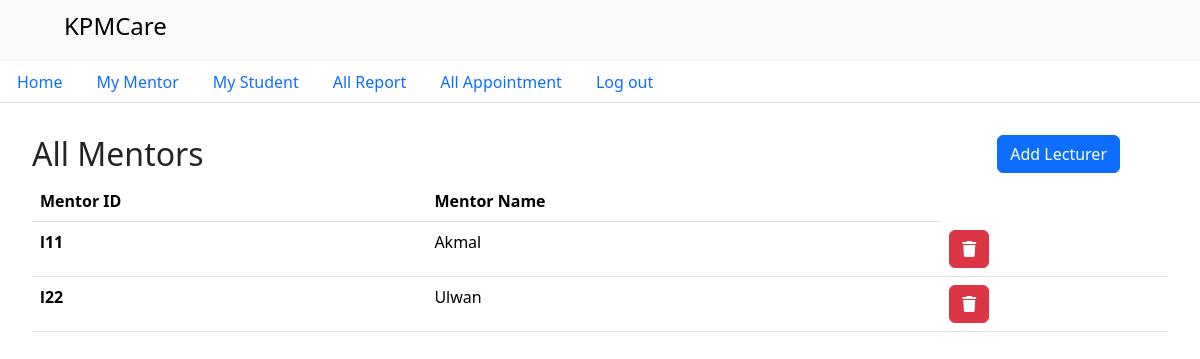
The page /intervention/admin/mentor/A11 on the database as committed earlier.
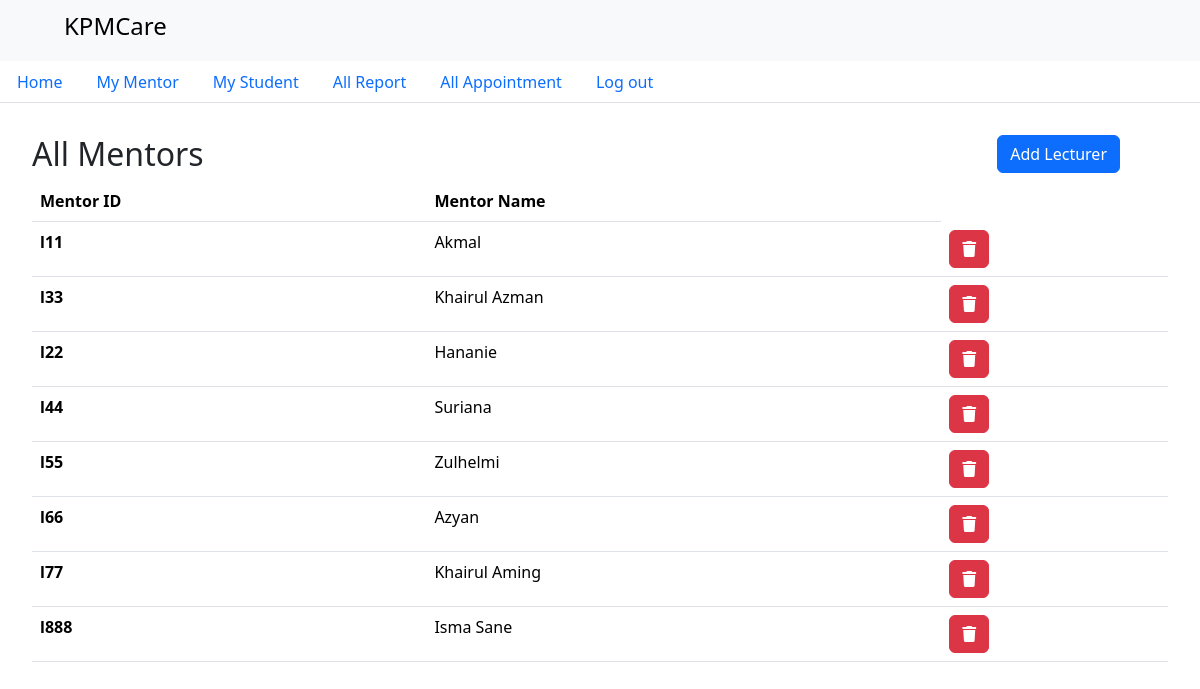
The same page on the database as committed later.
### intervention/models.py (models this page shows)
class Mentor(models.Model):
    mentorId = models.CharField(max_length=5, primary_key=True)
    mentorName = models.CharField(max_length=200)  # Changed TextField to CharField for consistency
    password = models.CharField(max_length=128)

### intervention/views.py (the view)
# urls.py: path("admin/mentor/<str:adminId>", views.adminDisplayMentor, name="adminDisplayMentor"),
def adminDisplayMentor(request,adminId):
    admin = Admin.objects.get(adminId=adminId)
    reportDetails = Report.objects.all().values
    studentDetails = Student.objects.all().values
    mentorDetails = Mentor.objects.all().values
    appointmentDetails = Appointment.objects.all().values
    context={
        'adminDetails':admin,
        'reportDetails': reportDetails,
        'studentDetails': studentDetails,
        'mentorDetails': mentorDetails,
        'appointmentDetails': appointmentDetails,
        'mode':'displayMentor',
    }
    return render(request, 'admin_page.html', context)

### intervention/templates/admin_page.html (shortened to what this page needs)
{% load static%}
<!DOCTYPE html>
<html lang="en">
<head>
  <link href="https://cdn.jsdelivr.net/npm/bootstrap@5.3.2/dist/css/bootstrap.min.css" rel="stylesheet"
>
  <link rel="stylesheet" href="{% static 'style.css'%}">
</head>
<body>
  <nav class="navbar bg-body-tertiary">
    <div class="container-fluid">
      <span class="navbar-brand my-nav mb-0 h1">
        <img src="{% static 'assets/LogoKPM.png' %}" alt="" width="40">
        <h4>KPMCare</h4>
      </span>
    </div>
  </nav>
  <nav class="">
    <ul class="nav nav-tabs">
      <li class="nav-item">
        <a class="nav-link" href="{% url 'adminPage' adminDetails.adminId%}">Home</a>
      </li>
      <li class="nav-item">
        <a class="nav-link" href="{% url 'adminDisplayMentor' adminDetails.adminId %}">My Mentor</a>
      </li>
      <li class="nav-item">
        <a class="nav-link" href="{% url 'adminDisplayStudent' adminDetails.adminId %}">My Student</a>
      </li>
      <li class="nav-item">
        <a class="nav-link" href="{% url 'adminDisplayReport' adminDetails.adminId %}">All Report</a>
      </li>
      <li class="nav-item">
        <a class="nav-link" href="{% url 'adminDisplayApp' adminDetails.adminId %}">All Appointment</a>
      </li>
      <li class="nav-item">
        <a class="nav-link" href="{% url 'login'%}">Log out</a>
      </li>
    </ul>
  </nav>
  <main class="m-3">
    {% if mode == "displayReport"%}
    <h2>All Reports</h2>
    <table class="table table-hover">
      <thead>
        <tr>
          <th scope="col">Report ID</th>
          <th scope="col">Student Name</th>
          <th scope="col">Mentor Name</th>
          <th scope="col">Date</th>
          <th scope="col">Report Category</th>
          <th scope="col">Report Description</th>
        </tr>
      </thead>
      <tbody>
        {% for report in reportDetails %}
        <tr>
          <th scope="row">R{{report.id}}</th>
          {%for student in studentDetails%}
          {% if report.student_id == student.studentId%}
          <td>{{student.studentName}}</td>
          {%endif%}
          {% endfor%}
          {% for mentor in mentorDetails%}
          {% if report.mentor_id == mentor.mentorId%}
          <td>{{mentor.mentorName}}</td>
          {%endif%}
          {%endfor%}
          <td>{{report.date}}</td>
          <td>{{report.reportCategory}}</td>
          <td>{{report.reportText}}</td>
        </tr>
        {% endfor%}
      </tbody>
    </table>
    {%elif mode == "displayMentor"%}
    <div class="me-5 d-grid gap-2 d-md-flex justify-content-between">
      <h2>All Mentors</h2>
      <a href="{% url 'adminAddMentor' adminDetails.adminId %}"><button class="btn btn-primary" type="button">Add
          Lecturer</button></a>
    </div>
    <table class="table table-hover">
      <thead>
        <tr>
          <th scope="col">Mentor ID</th>
          <th scope="col">Mentor Name</th>
        </tr>
      </thead>
      <tbody>
        {% for mentor in mentorDetails %}
        <tr>
          <th scope="row">{{mentor.mentorId}}</th>
          <td>{{mentor.mentorName}}</td>
          <td>
            <button data-bs-toggle="modal" data-bs-target="#{{mentor.mentorId}}" type="button" class="btn btn-danger"><i
                class="fa-solid fa-trash"></i></button>
          </td>
        </tr>
        {% endfor%}
      </tbody>
    </table>
    {%endif%}
  </main>
</body>
</html>

Rows that differ between the two databases and show on the page:
added Mentor: mentorId "l33", mentorName "Khairul Azman"
changed Mentor "l22": mentorName "Ulwan" → "Hananie"
added Mentor: mentorId "l44", mentorName "Suriana"
added Mentor: mentorId "l55", mentorName "Zulhelmi"
added Mentor: mentorId "l66", mentorName "Azyan"
added Mentor: mentorId "l77", mentorName "Khairul Aming"
added Mentor: mentorId "l888", mentorName "Isma Sane"
